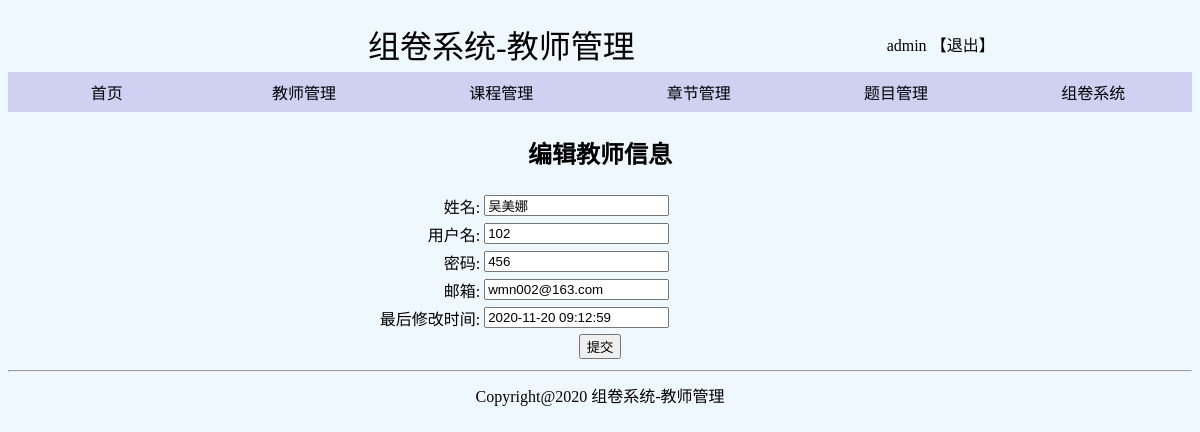
The page /teacher/editteacher.php?ID=3 (signed in) on the database its author committed.
### tables this page shows
CREATE TABLE IF NOT EXISTS `teacher` (
  `id` int(10) unsigned NOT NULL AUTO_INCREMENT,
  `name` varchar(50) NOT NULL COMMENT '姓名',
  `username` varchar(50) NOT NULL COMMENT '用户名',
  `password` varchar(50) NOT NULL COMMENT '密码',
  `email` varchar(100) DEFAULT NULL COMMENT '邮箱',
  `gmt_create` datetime DEFAULT NULL COMMENT '创建时间',
  `gmt_modified` datetime DEFAULT NULL COMMENT '最后修改时间',
  PRIMARY KEY (`id`),
  UNIQUE KEY `username` (`username`)
);

### teacher/editteacher.php (the view, shortened to what this page needs)
<?php require_once('../connections/conn.php'); ?>
<?php
if(isset($_GET['ID']))
    $teacherid=$_GET['ID'];
else{
      header("Location:teachermanage.php");
}
    mysqli_query($conn,"set names 'utf8'");
    $data=date('Y-m-d H:i:s',time());
    $query_Teacher="select * from teacher where id=".$teacherid;
    $Teacher=MySQLi_query($conn,$query_Teacher) or die(mysqli_error($conn));
    $row_Teacher=mysqli_fetch_assoc($Teacher) or header("Location:teachermanage.php");
?>
<!DOCTYPE html PUBLIC "-//W3C//DTD XHTML 1.0 Transitional//EN"
	"http://www.w3.org/TR/xhtml1/DTD/xhtml1-transitional.dtd">
<html xmlns="http://www.w3.org/1999/xhtml">
<head>
</head>
<body bgcolor="#f4f4f4">
    <table width="100%" border="0" align="center" cellspacing="0" cellpadding="0">
        <tr>
            <td></td>
            <p align="center"><td colspan="3" align="center">
                <font face="隶书" size="+3" color="#000000">组卷系统-教师管理</font>
            </td></p>
            <td><div>
            <p align="right"><font>
                <?php
                echo $_SESSION['username'];
                ?>
                <a class="login" href="../logout.php">【退出】</a></font><br/>
                </p>
            </div></td>
        </tr>
        <tr>
            <td width="15%" height="40px" align="center" class="a"><a href="../index.php">首页</a> </td>
            <td width="15%" height="40px" class="a" align="center"><a href="teachermanage.php">教师管理</a></td>
            <td width="15%" height="40px" class="a"align="center"><a href="../course/courselist.php">课程管理</a></td>
            <td width="15%" height="40px" class="a" align="center"><a href="../chapter/chapterlist.php">章节管理</a></td>
            <td width="15%" height="40px" class="a" align="center"><a href="../topic/topicmanage.php">题目管理</a></td>
            <td width="15%" height="40px"  class="a" align="center"> <a href="../paper/paperlist.php">组卷系统</a></td>
        </tr>
        	<tr>
        		<td>
        			<form id="forml" name="forml" method="post" action="editsuccess">
        				<table width="100%" border="0" align="center">
        				 <tr><td height="68" colspan="4" align="center"><h2>编辑教师信息</h2></td></tr>
					     <tr>
					     	<td width="40%" align="right" valign="middle">姓名:</td>
					     	<td><input name="Name" type="text" id="Name" size="20" value="<?php echo $row_Teacher['name']; ?>" /></td>
					     </tr>
					     <tr>
					     	<td width="40%" align="right" valign="middle">用户名:</td>
					     	<td><input name="UserName" type="text" id="UserName" size="20" value="<?php echo $row_Teacher['username']; ?>" /></td>
					     </tr>
					     <tr>
					     	<td width="40%" align="right" valign="middle">密码:</td>
					     	<td><input name="Password" type="text" id="Password" size="20" value="<?php echo $row_Teacher['password'];?>" /></td>
					     </tr>
					     <tr>
					     	<td width="40%" align="right" valign="middle">邮箱:</td>
					     	<td><input name="Email" type="text" id="Email" size="20" value="<?php echo $row_Teacher['email'];?>" /></td>
					     </tr>
					     <tr>
					     	<td width="40%" align="right" valign="middle">最后修改时间:</td>
					     	<td><input name="Gmt_modified" type="text" id="Gmt_modified" size="20" value="<?php echo $data;?>" /></td>
					     </tr>
					     <tr>
					     	<td colspan="2" align="center" valign="middle">
					     		<input type="submit" name="submit" value="提交"/>
					     	</td>
					     </tr>
		     			</table>
		 			</form>
				</td>
			</tr>
			<tr>
            <td colspan="6"><table align="center">
                <hr>
                <tr>
                    <td align="center" valign="middle">Copyright@2020 组卷系统-教师管理</td>
                </tr>
                </table>
            </td>
        </tr>
        </table>
    </body>
</html>

### teacher/editteacher.php (style rules this page uses)
.a { font-family: 黑体; font-size: 16px; background-color:aliceblue; text-decoration: none; background-color: #ced1f2; }
body { background: aliceblue; text-decoration: none; }
a:link { text-decoration: none; color:#000000; }

### rows shown on the page
teacher: Name "吴美娜", UserName "102", Password "456", Email "wmn002@163.com"

### other values the page prints
$_SESSION['username'] "admin"
